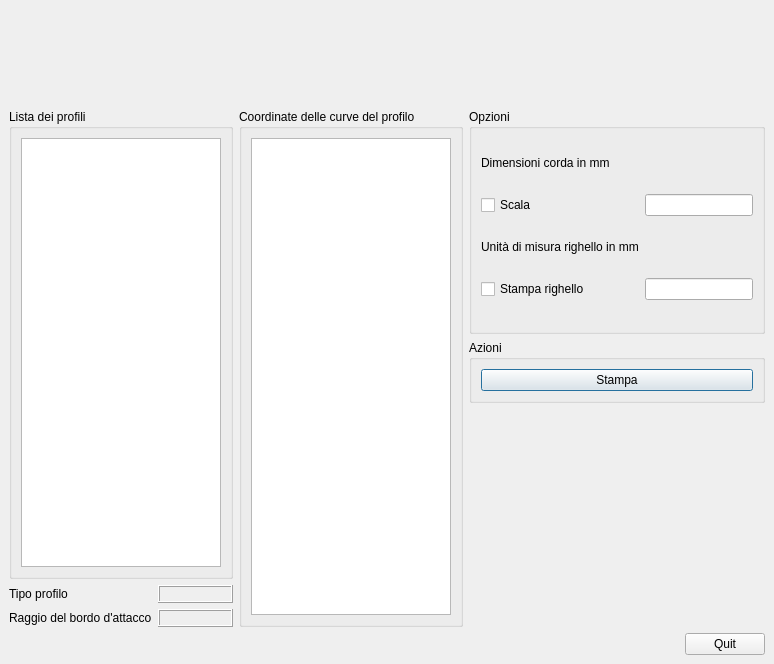
<ui version="4.0" >
 <class>D_Naca</class>
 <widget class="QDialog" name="D_Naca" >
  <property name="geometry" >
   <rect>
    <x>0</x>
    <y>0</y>
    <width>774</width>
    <height>664</height>
   </rect>
  </property>
  <property name="sizePolicy" >
   <sizepolicy>
    <hsizetype>0</hsizetype>
    <vsizetype>0</vsizetype>
    <horstretch>0</horstretch>
    <verstretch>0</verstretch>
   </sizepolicy>
  </property>
  <property name="windowTitle" >
   <string>PyNaca</string>
  </property>
  <layout class="QVBoxLayout" >
   <property name="margin" >
    <number>9</number>
   </property>
   <property name="spacing" >
    <number>6</number>
   </property>
   <item>
    <layout class="QVBoxLayout" >
     <property name="margin" >
      <number>0</number>
     </property>
     <property name="spacing" >
      <number>6</number>
     </property>
     <item>
      <spacer>
       <property name="orientation" >
        <enum>Qt::Vertical</enum>
       </property>
       <property name="sizeType" >
        <enum>QSizePolicy::Fixed</enum>
       </property>
       <property name="sizeHint" >
        <size>
         <width>20</width>
         <height>100</height>
        </size>
       </property>
      </spacer>
     </item>
    </layout>
   </item>
   <item>
    <layout class="QHBoxLayout" >
     <property name="margin" >
      <number>0</number>
     </property>
     <property name="spacing" >
      <number>6</number>
     </property>
     <item>
      <layout class="QVBoxLayout" >
       <property name="margin" >
        <number>0</number>
       </property>
       <property name="spacing" >
        <number>6</number>
       </property>
       <item>
        <widget class="QGroupBox" name="groupBox" >
         <property name="sizePolicy" >
          <sizepolicy>
           <hsizetype>7</hsizetype>
           <vsizetype>7</vsizetype>
           <horstretch>0</horstretch>
           <verstretch>0</verstretch>
          </sizepolicy>
         </property>
         <property name="title" >
          <string>Lista dei profili</string>
         </property>
         <layout class="QVBoxLayout" >
          <property name="margin" >
           <number>9</number>
          </property>
          <property name="spacing" >
           <number>6</number>
          </property>
          <item>
           <widget class="QListWidget" name="L_ProfileList" />
          </item>
         </layout>
        </widget>
       </item>
       <item>
        <layout class="QGridLayout" >
         <property name="margin" >
          <number>0</number>
         </property>
         <property name="spacing" >
          <number>6</number>
         </property>
         <item row="0" column="1" >
          <widget class="QLabel" name="La_ProfileType" >
           <property name="sizePolicy" >
            <sizepolicy>
             <hsizetype>5</hsizetype>
             <vsizetype>0</vsizetype>
             <horstretch>0</horstretch>
             <verstretch>0</verstretch>
            </sizepolicy>
           </property>
           <property name="frameShape" >
            <enum>QFrame::Box</enum>
           </property>
           <property name="frameShadow" >
            <enum>QFrame::Raised</enum>
           </property>
           <property name="text" >
            <string/>
           </property>
          </widget>
         </item>
         <item row="0" column="0" >
          <widget class="QLabel" name="label" >
           <property name="text" >
            <string>Tipo profilo</string>
           </property>
          </widget>
         </item>
         <item row="1" column="0" >
          <widget class="QLabel" name="label_3" >
           <property name="text" >
            <string>Raggio del bordo d'attacco</string>
           </property>
          </widget>
         </item>
         <item row="1" column="1" >
          <widget class="QLabel" name="La_Radius" >
           <property name="sizePolicy" >
            <sizepolicy>
             <hsizetype>5</hsizetype>
             <vsizetype>0</vsizetype>
             <horstretch>0</horstretch>
             <verstretch>0</verstretch>
            </sizepolicy>
           </property>
           <property name="frameShape" >
            <enum>QFrame::Box</enum>
           </property>
           <property name="frameShadow" >
            <enum>QFrame::Raised</enum>
           </property>
           <property name="text" >
            <string/>
           </property>
          </widget>
         </item>
        </layout>
       </item>
      </layout>
     </item>
     <item>
      <widget class="QGroupBox" name="groupBox_2" >
       <property name="sizePolicy" >
        <sizepolicy>
         <hsizetype>5</hsizetype>
         <vsizetype>3</vsizetype>
         <horstretch>0</horstretch>
         <verstretch>0</verstretch>
        </sizepolicy>
       </property>
       <property name="title" >
        <string>Coordinate delle curve del profilo</string>
       </property>
       <layout class="QVBoxLayout" >
        <property name="margin" >
         <number>9</number>
        </property>
        <property name="spacing" >
         <number>6</number>
        </property>
        <item>
         <widget class="QTableView" name="T_CoordTable" >
          <property name="sizePolicy" >
           <sizepolicy>
            <hsizetype>7</hsizetype>
            <vsizetype>7</vsizetype>
            <horstretch>0</horstretch>
            <verstretch>0</verstretch>
           </sizepolicy>
          </property>
         </widget>
        </item>
       </layout>
      </widget>
     </item>
     <item>
      <layout class="QVBoxLayout" >
       <property name="margin" >
        <number>0</number>
       </property>
       <property name="spacing" >
        <number>6</number>
       </property>
       <item>
        <widget class="QGroupBox" name="groupBox_3" >
         <property name="sizePolicy" >
          <sizepolicy>
           <hsizetype>0</hsizetype>
           <vsizetype>7</vsizetype>
           <horstretch>0</horstretch>
           <verstretch>0</verstretch>
          </sizepolicy>
         </property>
         <property name="layoutDirection" >
          <enum>Qt::LeftToRight</enum>
         </property>
         <property name="autoFillBackground" >
          <bool>false</bool>
         </property>
         <property name="title" >
          <string>Opzioni</string>
         </property>
         <property name="alignment" >
          <set>Qt::AlignLeading|Qt::AlignLeft|Qt::AlignTop</set>
         </property>
         <property name="flat" >
          <bool>false</bool>
         </property>
         <layout class="QGridLayout" >
          <property name="margin" >
           <number>9</number>
          </property>
          <property name="spacing" >
           <number>6</number>
          </property>
          <item row="3" column="1" >
           <widget class="QLineEdit" name="lineEdit_2" >
            <property name="sizePolicy" >
             <sizepolicy>
              <hsizetype>1</hsizetype>
              <vsizetype>0</vsizetype>
              <horstretch>0</horstretch>
              <verstretch>0</verstretch>
             </sizepolicy>
            </property>
           </widget>
          </item>
          <item row="1" column="0" >
           <widget class="QCheckBox" name="CB_Scale" >
            <property name="text" >
             <string>Scala</string>
            </property>
           </widget>
          </item>
          <item row="0" column="0" >
           <widget class="QLabel" name="label_5" >
            <property name="sizePolicy" >
             <sizepolicy>
              <hsizetype>5</hsizetype>
              <vsizetype>0</vsizetype>
              <horstretch>0</horstretch>
              <verstretch>0</verstretch>
             </sizepolicy>
            </property>
            <property name="text" >
             <string>Dimensioni corda in mm</string>
            </property>
           </widget>
          </item>
          <item row="2" column="0" >
           <widget class="QLabel" name="label_6" >
            <property name="sizePolicy" >
             <sizepolicy>
              <hsizetype>5</hsizetype>
              <vsizetype>0</vsizetype>
              <horstretch>0</horstretch>
              <verstretch>0</verstretch>
             </sizepolicy>
            </property>
            <property name="text" >
             <string>Unità di misura righello in mm</string>
            </property>
           </widget>
          </item>
          <item row="1" column="1" >
           <widget class="QLineEdit" name="lineEdit" >
            <property name="sizePolicy" >
             <sizepolicy>
              <hsizetype>1</hsizetype>
              <vsizetype>0</vsizetype>
              <horstretch>0</horstretch>
              <verstretch>0</verstretch>
             </sizepolicy>
            </property>
           </widget>
          </item>
          <item row="3" column="0" >
           <widget class="QCheckBox" name="CB_Print" >
            <property name="text" >
             <string>Stampa righello</string>
            </property>
           </widget>
          </item>
         </layout>
        </widget>
       </item>
       <item>
        <widget class="QGroupBox" name="groupBox_4" >
         <property name="title" >
          <string>Azioni</string>
         </property>
         <layout class="QGridLayout" >
          <property name="margin" >
           <number>9</number>
          </property>
          <property name="spacing" >
           <number>6</number>
          </property>
          <item row="0" column="0" >
           <widget class="QPushButton" name="B_Print" >
            <property name="text" >
             <string>Stampa</string>
            </property>
           </widget>
          </item>
         </layout>
        </widget>
       </item>
       <item>
        <spacer>
         <property name="orientation" >
          <enum>Qt::Vertical</enum>
         </property>
         <property name="sizeHint" >
          <size>
           <width>20</width>
           <height>40</height>
          </size>
         </property>
        </spacer>
       </item>
      </layout>
     </item>
    </layout>
   </item>
   <item>
    <layout class="QHBoxLayout" >
     <property name="margin" >
      <number>0</number>
     </property>
     <property name="spacing" >
      <number>6</number>
     </property>
     <item>
      <spacer>
       <property name="orientation" >
        <enum>Qt::Horizontal</enum>
       </property>
       <property name="sizeHint" >
        <size>
         <width>40</width>
         <height>20</height>
        </size>
       </property>
      </spacer>
     </item>
     <item>
      <widget class="QPushButton" name="cancelButton" >
       <property name="text" >
        <string>Quit</string>
       </property>
      </widget>
     </item>
    </layout>
   </item>
  </layout>
 </widget>
 <resources/>
 <connections>
  <connection>
   <sender>cancelButton</sender>
   <signal>clicked()</signal>
   <receiver>D_Naca</receiver>
   <slot>accept()</slot>
   <hints>
    <hint type="sourcelabel" >
     <x>738</x>
     <y>638</y>
    </hint>
    <hint type="destinationlabel" >
     <x>622</x>
     <y>628</y>
    </hint>
   </hints>
  </connection>
 </connections>
</ui>
